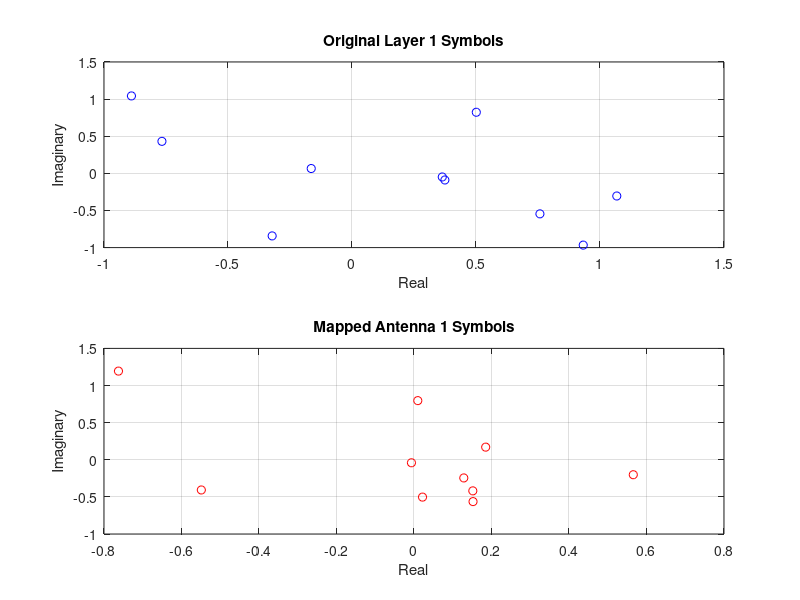

The MATLAB source for this figure:
clc;
clear;
close all;

numLayers = 2;  %Number of transmission layers
numAntennas = 4; %Number of physical Antennas
numSymbols = 10; %Number of symbols per layers

layers = (randn(numLayers,numSymbols) + 1j * randn(numLayers,numSymbols)) / sqrt(2);

% Precoding matrix selection (example: 4x2 matrix for 2 layers & 4 antennas)
% Precoding follows 3GPP TS 38.211 Section 6.3.1.3
if numLayers == 1 && numAntennas == 2
    P = 1/sqrt(2) * [1; 1]; % Alamouti scheme for 2 antennas
elseif numLayers == 2 && numAntennas == 4
    P = 1/2 * [1  1;
               1 -1;
               1  1;
               1 -1];  % Precoding matrix for 2 layers and 4 antennas
elseif numLayers == 4 && numAntennas == 4
    P = 1/2 * [1  1  1  1;
               1 -1  1 -1;
               1  1 -1 -1;
               1 -1 -1  1]; % Precoding for full-rank 4x4 MIMO
else
    error('Unsupported layer/antenna configuration.');
endif

% Apply precoding to map layers to antennas
mapped_antennas = P * layers;

% Display results
disp('Layer symbols:');
disp(layers);

disp('Mapped antenna symbols:');
disp(mapped_antennas);

% Plot the original layers and the mapped antenna signals
figure;
subplot(2,1,1);
plot(real(layers(1,:)), imag(layers(1,:)), 'bo');
title('Original Layer 1 Symbols');
xlabel('Real'); ylabel('Imaginary'); grid on;

subplot(2,1,2);
plot(real(mapped_antennas(1,:)), imag(mapped_antennas(1,:)), 'ro');
title('Mapped Antenna 1 Symbols');
xlabel('Real'); ylabel('Imaginary'); grid on;



a=1;


